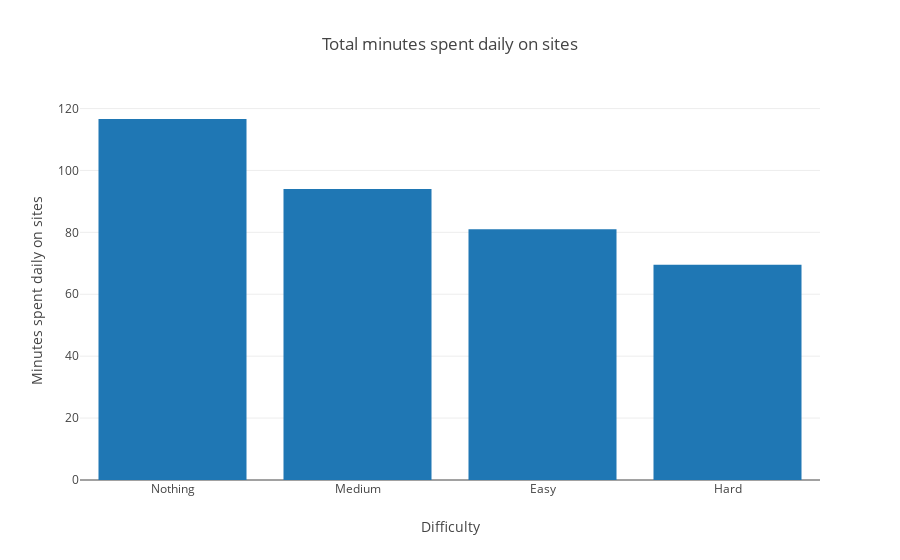

Notebook cell for this chart:
### Code cell
#from plot_utils import *
plot_dict_as_bar(condition_to_mlengths, title='Total minutes spent daily on sites', xlabel='Difficulty', ylabel='Minutes spent daily on sites', remap_labels={'survey_nochoice_nothing': 'Nothing', 'survey_nochoice_easy': 'Easy', 'survey_nochoice_medium': 'Medium', 'survey_nochoice_hard': 'Hard'})

### Figure 1 — Plotly figure (JSON) as saved in the notebook; plotly's stock layout.template omitted (floating-point values rounded to 4 significant figures)
{"data": [{"type": "bar", "uid": "be6b0787-3970-4739-83ea-2765d280c0e7", "x": ["Nothing", "Medium", "Easy", "Hard"], "y": [116.6, 94.05, 81.02, 69.57]}], "layout": {"title": {"text": "Total minutes spent daily on sites"}, "xaxis": {"title": {"text": "Difficulty"}}, "yaxis": {"title": {"text": "Minutes spent daily on sites"}}}}
